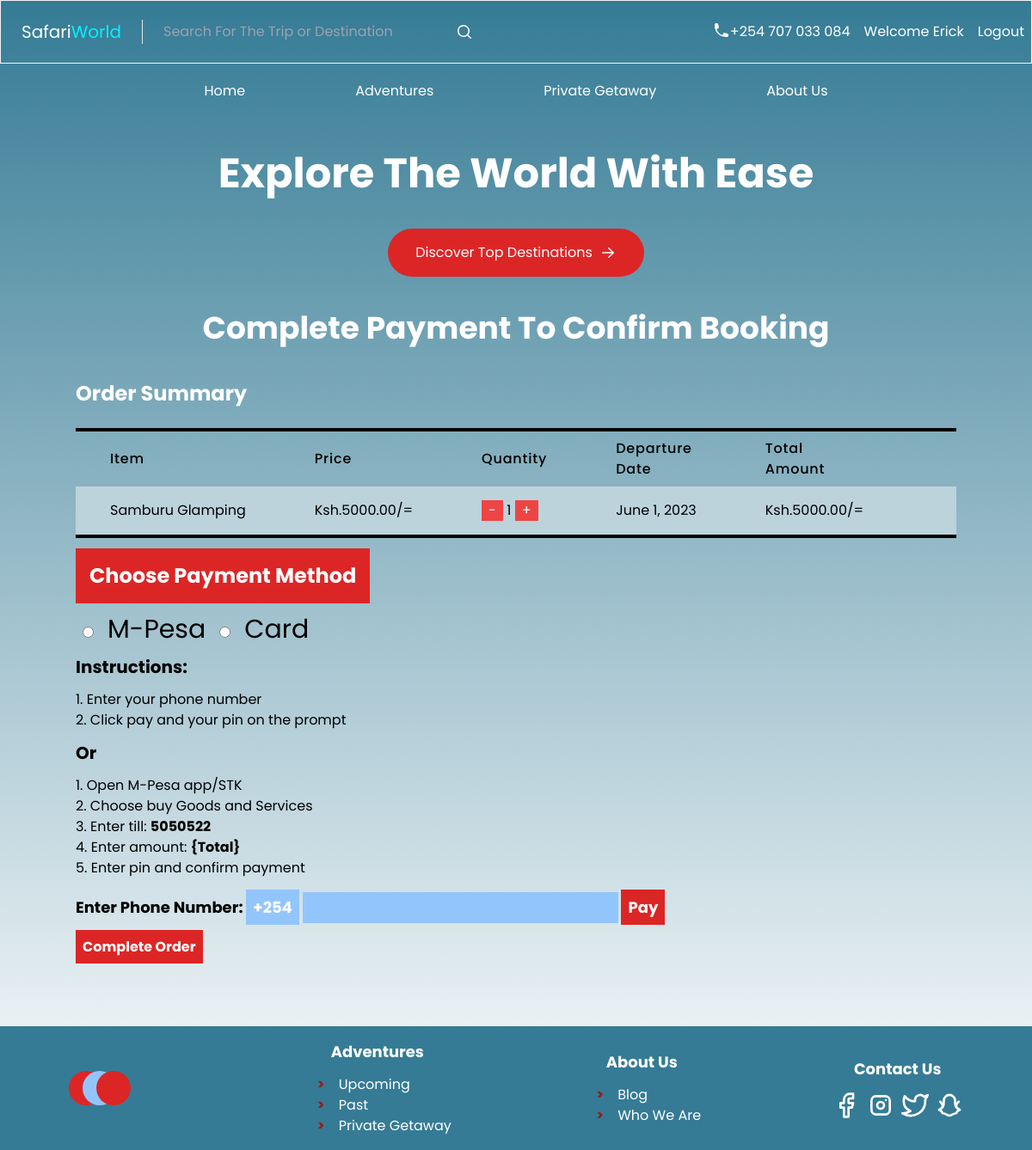
The app's page /210d935b-5c6f-442e-8c83-9ef3c514a730/order (signed in) with its own data.
### booking/models.py (models this page shows, shortened)
class BaseModel(models.Model):
    id = models.UUIDField(primary_key=True, default=uuid.uuid4, editable=False)
    created_at = models.DateTimeField(auto_now_add=True)
    updated_at = models.DateTimeField(auto_now=True)
    class Meta:
        abstract = True

class User(BaseModel, AbstractUser):
    USER_TYPES = (
        ('A', 'Admin'),
        ('S', 'Staff'),
        ('U', 'User'),
    )
    GENDER_CHOICES = (
        (1, 'Male'),
        (2, 'Female'),
        (3, 'Other'),
    )
    user_type = models.CharField(choices=USER_TYPES, max_length=250)
    first_name = models.CharField(max_length=50)
    last_name = models.CharField(max_length=50)
    email = models.EmailField(max_length=250)
    date_of_birth = models.DateField(null=True)
    phone_number = models.CharField(max_length=20)
    gender = models.IntegerField(choices=GENDER_CHOICES, null=True)
    bio = models.CharField(max_length=250, blank=True)
    password = models.CharField(max_length=128)
    REQUIRED_FIELDS = ['first_name', 'last_name', 'phone_number', 'password']

class Adventure(BaseModel):
    name = models.CharField(max_length=250)
    place_id = models.ForeignKey(Place, on_delete=models.SET_NULL, null=True, related_name='adventures')
    description = models.CharField(max_length=1024)
    departure_date = models.DateField()
    return_date = models.DateField()
    price = models.DecimalField(max_digits=10, decimal_places=2)
    slots = models.IntegerField()
    age_limit = models.IntegerField(default=0)
    activities = models.CharField(max_length=250)
    image = models.FileField(upload_to='images', null=True)

### booking/views.py (the view)
# urls.py: path('<str:id>/order', views.order_page, name='order'),
@login_required
def order_page(request, id):
    adventure = Adventure.objects.get(id=id)
    context = {'adventure': adventure}
    return render(request, 'booking/order.html', context)

### booking/templates/booking/order.html (shortened to what this page needs)
{% extends 'booking/base.html' %} {% block content %}
<section class="flex-column items-center max-w-screen-lg mx-auto">
  <h1 class="text-white text-center text-2xl md:text-4xl font-bold my-10">
    Complete Payment To Confirm Booking
  </h1>
  <h3 class="font-bold text-2xl my-6 text-white">Order Summary</h3>
  <div>
    <div class="overflow-x-auto">
      <table class="w-full text-black border-black border-t-4 border-b-4">
        <thead>
          <tr>
            <th
              class="px-10 py-2 bg-transparent text-left text-l font-medium tracking-wider"
            >
              Item
            </th>
            <th
              class="px-10 py-2 bg-transparent text-left text-l font-medium tracking-wider"
            >
              Price
            </th>
            <th
              class="px-10 py-2 bg-transparent text-left text-l font-medium tracking-wider"
            >
              Quantity
            </th>
            <th
              class="px-10 py-2 bg-transparent text-left text-l font-medium tracking-wider"
            >
              Departure Date
            </th>
            <th
              class="px-10 py-2 bg-transparent text-left text-l font-medium tracking-wider"
            >
              Total Amount
            </th>
          </tr>
        </thead>
        <tbody class="" style="background-color: #bcd3dc">
          <tr>
            <td id="adventure" class="px-10 py-4 whitespace-nowrap">{{ adventure.name }}</td>
            <td class="px-10 py-4 whitespace-nowrap">
              <span>Ksh.</span><span id="price">{{ adventure.price }}<span>/=</span>
            </td>
            <td class="px-10 py-4 whitespace-nowrap">
              <button
                type="button"
                class="bg-red-500 px-2 text-center text-white"
                id="minus"
              >
                -
              </button>
              <span id="quantity">1</span>
              <button
                type="button"
                class="bg-red-500 px-2 text-center text-white"
                id="plus"
              >
                +
              </button>
            </td>
            <td class="px-10 py-4 whitespace-nowrap"> {{ adventure.departure_date }} </td>
            <td class="px-10 py-4 whitespace-nowrap">
              <span>Ksh.</span><span id="total">{{ adventure.price }}</span><span>/=</span>
            </td>
            <td class="px-10 py-4 whitespace-nowrap"></td>
          </tr>
        </tbody>
      </table>
    </div>
    <h2 class="text-white text-2xl bg-red-600 my-3 p-4 w-fit font-bold">
      Choose Payment Method
    </h2>
    <div class="text-3xl">
      <input
        class="mx-2"
        type="radio"
        id="mpesa"
        name="payments"
        value="M-Pesa"
      />
      <label for="mpesa">M-Pesa</label>
      <input class="mx-2" type="radio" id="card" name="payments" value="Card" />
      <label for="card">Card</label>
    </div>
    <p class="text-xl font-bold my-3">Instructions:</p>
    <ol class="list-decimal list-inside">
      <li>Enter your phone number</li>
      <li>Click pay and your pin on the prompt</li>
    </ol>
    <p class="text-xl font-bold my-3">Or</p>
    <ol class="list-decimal list-inside">
      <li>Open M-Pesa app/STK</li>
      <li>Choose buy Goods and Services</li>
      <li>Enter till: <strong>5050522</strong></li>
      <li>Enter amount: <strong>{Total}</strong></li>
      <li>Enter pin and confirm payment</li>
    </ol>
    <div class="my-4 text-lg font-bold">
      <label for="tel">Enter Phone Number: </label>
      <span class="bg-blue-300 p-2 text-white">+254</span>
      <input
        class="bg-blue-300 p-1 text-white focus:outline-none"
        type="text"
        id="tel"
      />
      <a class="bg-red-600 text-white font-xl p-2" href="#">Pay</a>
    </div>
    <a id="confirm" class="bg-red-600 text-white font-xl p-2 font-bold"
      >Complete Order</a
    >
  </div>
</section>
{% endblock %}

### booking/templates/booking/base.html (shortened to what this page needs)
<!DOCTYPE html>
<html lang="en">
  <head>
    <script src="https://cdn.tailwindcss.com"></script>
  </head>
  <body
    class="bg-gradient-to-b from-[#357B95] to-transparent bg-no-repeat bg-cover font-serif"
  >
    <header
      class="md:flex items-center justify-between py-4 border border-gray-100 text-white"
    >
      <div class="flex items-center">
        <h4
          class="text-white font-weight-600 text-xl px-4 md:px-6 border-r border-gray-200"
        >
          Safari<span style="color: #00f3ff">World</span>
        </h4>
        <div class="flex items-center sm:text-red">
          <input
            type="text"
            placeholder="Search For The Trip or Destination"
            class="mx-4 p-2 focus:outline-none text-white-300 bg-transparent w-100"
          />
          <svg
            xmlns="http://www.w3.org/2000/svg"
            viewBox="0 0 20 20"
            fill="currentColor"
            class="w-5 h-5"
          >
            <path
              fill-rule="evenodd"
              d="M9 3.5a5.5 5.5 0 100 11 5.5 5.5 0 000-11zM2 9a7 7 0 1112.452 4.391l3.328 3.329a.75.75 0 11-1.06 1.06l-3.329-3.328A7 7 0 012 9z"
              clip-rule="evenodd"
            />
          </svg>
        </div>
      </div>
      <div class="flex space-x-4">
        <div class="flex space-x-4 mx-2">
          <div class="flex item-center">
            <p>+254 707 033 084</p>
          </div>
          {% if request.user.is_authenticated %}
          <p>Welcome {{ request.user.first_name }}</p>
          <a href="{% url 'logout' %}?next={{ request.path|urlencode }}"
            >Logout</a
          >
          {% else %}
          <a href="{% url 'login' %}?next={{ request.path|urlencode }}"
            >Login</a
          >
          <a href="{% url 'signup' %}">Signup</a>
          {% endif %}
        </div>
      </div>
    </header>
    <nav class="flex md:justify-center my-5 text-white">
      <ul class="md:flex">
        <li class="px-8 md:px-16"><a href="{% url 'home' %}">Home</a></li>
        <li class="px-8 md:px-16">
          <a href="{% url 'adventures' %}">Adventures</a>
        </li>
        <li class="px-8 md:px-16"><a href="#">Private Getaway</a></li>
        <li class="px-8 md:px-16"><a href="#">About Us</a></li>
      </ul>
    </nav>
    <section>
      <h1 class="text-center text-white font-bold text-5xl py-10">
        Explore The World With Ease
      </h1>
      <div
        class="flex mx-auto items-center bg-red-600 py-4 px-8 max-w-fit rounded-full"
      >
        <a href="{% url 'adventures' %}" class="pr-2 text-white"
          >Discover Top Destinations
        </a>
        <svg
          xmlns="http://www.w3.org/2000/svg"
          viewBox="0 0 20 20"
          fill="currentColor"
          class="w-5 h-5 text-white"
        >
          <path
            fill-rule="evenodd"
            d="M3 10a.75.75 0 01.75-.75h10.638L10.23 5.29a.75.75 0 111.04-1.08l5.5 5.25a.75.75 0 010 1.08l-5.5 5.25a.75.75 0 11-1.04-1.08l4.158-3.96H3.75A.75.75 0 013 10z"
            clip-rule="evenodd"
          />
        </svg>
      </div>
    </section>
    {% block content%} {% endblock %}
    <footer
      class="md:flex bg-[#357B95] h-full justify-around items-center px-8 md:px-1 py-4 text-white mt-20"
    >
      <div class="flex">
        <div
          class="w-10 h-10 p-3 rounded-full bg-red-600 -translate-x-12"
        ></div>
      </div>
      <div>
        <h4 class="mb-3 text-lg md:text-center font-bold">Adventures</h4>
        <ul>
          <li
            class="pl-4 before:content-['>'] before:mr-3 before:text-red-800 before:font-bold"
          >
            <a href="#">Upcoming</a>
          </li>
          <li
            class="pl-4 before:content-['>'] before:mr-3 before:text-red-800 before:font-bold"
          >
            <a href="#">Past</a>
          </li>
          <li
            class="pl-4 before:content-['>'] before:mr-3 before:text-red-800 before:font-bold"
          >
            <a href="#">Private Getaway</a>
          </li>
        </ul>
      </div>
      <div>
        <h4 class="mb-3 text-lg md:text-center font-bold">About Us</h4>
        <ul>
          <li
            class="pl-4 before:content-['>'] before:mr-3 before:text-red-800 before:font-bold"
          >
            <a href="#">Blog</a>
          </li>
          <li
            class="pl-4 before:content-['>'] before:mr-3 before:text-red-800 before:font-bold"
          >
            <a href="#">Who We Are</a>
          </li>
        </ul>
      </div>
      <div>
        <h4 class="mb-3 text-lg md:text-center font-bold">Contact Us</h4>
        <div class="flex item-center gap-x-2">
          <svg
            class="h-8 w-8 text-white-300"
            viewBox="0 0 24 24"
            fill="none"
            stroke="currentColor"
            stroke-width="2"
            stroke-linecap="round"
            stroke-linejoin="round"
          >
            <path
              d="M18 2h-3a5 5 0 0 0-5 5v3H7v4h3v8h4v-8h3l1-4h-4V7a1 1 0 0 1 1-1h3z"
            />
          </svg>
        </div>
      </div>
    </footer>
  </body>
</html>

### booking/templates/booking/base.html (style rules this page uses)
body { font-family: "Poppins" !important; }

### records on screen
User: user.first_name "Erick"
Adventure: name "Samburu Glamping", price "5000.00", departure_date "June 1, 2023"
